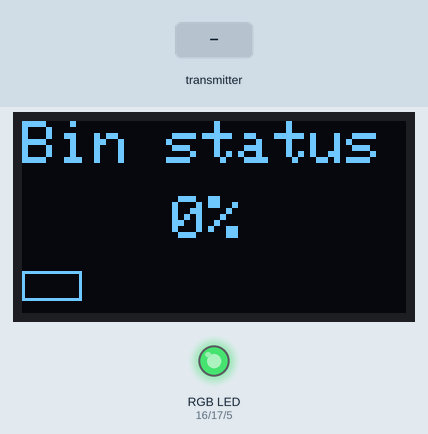
Simulated run of this program. Board: ESP32. Shown: 128×64 one-colour display, an RGB LED mixed from three pins (HIGH = lit). The inputs (shaded band) are chosen by the test bench. Dim RGB values are drawn brighter than linear; what the program prints to the serial monitor is not drawn.

Above: at 2.1 s.
2.2 s: the transmitter starts sending trashPercent = 50
At 3.4 s:
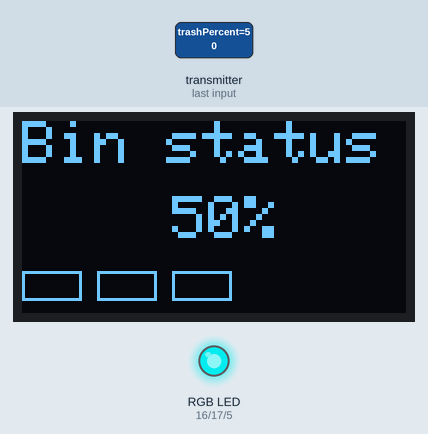
4.5 s: the transmitter starts sending trashPercent = 100
At 5.5 s:
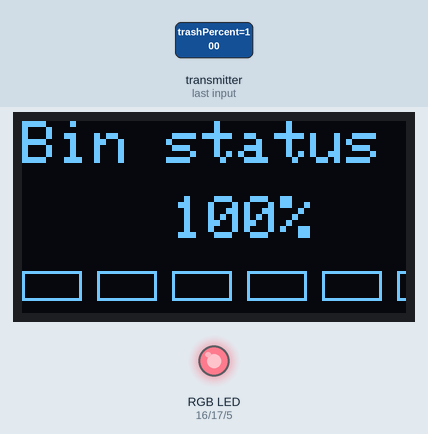
Timing chart, 0 to 7.5 s (numbered marks = the images above; inputs shaded):
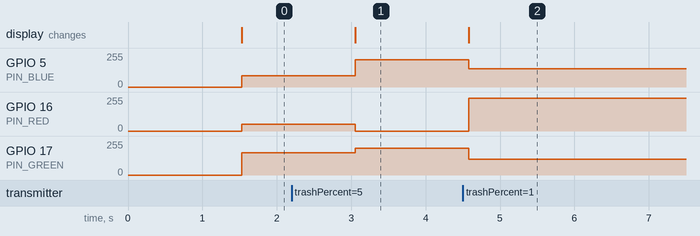

Measured:
- after the input at 2.2 s, GPIO 5 (PIN_BLUE): 83/255 → 204/255 after 0.85 s; GPIO 16 (PIN_RED): 52/255 → 0/255 after 0.85 s; GPIO 17 (PIN_GREEN): 168/255 → 201/255 after 0.85 s; the display: changes after 0.85 s (image 1)
- after the input at 4.5 s, GPIO 5 (PIN_BLUE): 204/255 → 138/255 after 0.08 s; GPIO 16 (PIN_RED): 0/255 → 247/255 after 0.08 s; GPIO 17 (PIN_GREEN): 201/255 → 120/255 after 0.08 s; the display: changes after 0.08 s (image 2)

The program:

main.cpp
```cpp
#include <WiFi.h>
#include <HTTPClient.h>

#include <SPI.h>
#include <Wire.h>

#include <Adafruit_GFX.h>
#include <Adafruit_SSD1306.h>

#include <esp_now.h>
#include <string.h>

using namespace std;

#define SCREEN_WIDTH 128
#define SCREEN_HEIGHT 64

#define PIN_RED 16   // GPIO16
#define PIN_GREEN 17 // GPIO17
#define PIN_BLUE 5   // GPIO5

unsigned long trackTime = 0;
unsigned long timeInterval = 1500;

#define OLED_RESET -1
Adafruit_SSD1306 OLED(SCREEN_WIDTH, SCREEN_HEIGHT, &Wire, OLED_RESET);

uint8_t broadcastAddress[] = {0xA4, 0xCF, 0x12, 0x8F, 0xD1, 0x30};

// Must match the receiver structure
typedef struct struct_message
{
  int trashPercent;
  char message[32];
} struct_message;

enum LED_Light
{
  RED,
  GREEN,
  BLUE,
};

struct_message incomingReadings;

esp_now_peer_info_t peerInfo;

int binData = 0;

void setupLed();

void setupConnection();

void output(String payload);

void outputLED(int percent);

void outputBinStatus(String payload, int percent);

void OnDataRecv(const uint8_t *mac, const uint8_t *incomingData, int len);

void setup()
{
  Serial.begin(9600);
  setupLed();
  setupConnection();

  if (!OLED.begin(SSD1306_SWITCHCAPVCC, 0x3C))
  {
    Serial.println("SSD1306 allocation failed");
  }
  else
  {
    Serial.println("ArdinoAll OLED Start Work !!!");
  }

  if (esp_now_init() != ESP_OK)
  {
    Serial.println("Error initializing ESP-NOW");
  }
  else
  {
    Serial.println("ESP-NOW Init Success");
  }

  memcpy(peerInfo.peer_addr, broadcastAddress, 6);
  peerInfo.channel = 0;
  peerInfo.encrypt = false;

  if (esp_now_add_peer(&peerInfo) != ESP_OK)
  {
    Serial.println("Failed to add peer");
    return;
  }

  esp_now_register_recv_cb(OnDataRecv);
}

void setupLed()
{
  pinMode(PIN_RED, OUTPUT);
  pinMode(PIN_GREEN, OUTPUT);
  pinMode(PIN_BLUE, OUTPUT);
}

void loop()
{
  // Send an HTTP POST request every 5 seconds
  if ((millis() - trackTime) > timeInterval)
  {

    String payload = String(to_string(binData).c_str());
    output(payload);
    trackTime = millis();
  }
}

void output(String payload)
{
  int percent = payload.toInt();
  outputBinStatus(payload, percent);
  outputLED(percent);
}

void outputLED(int percent)
{
  LED_Light status;
  if (percent < 50)
  {
    status = GREEN;
  }
  else if (percent < 75)
  {
    status = BLUE;
  }
  else
  {
    status = RED;
  }

  switch (status)
  {
  case RED:
    analogWrite(PIN_RED, 247);
    analogWrite(PIN_GREEN, 120);
    analogWrite(PIN_BLUE, 138);
    break;

  case GREEN:
    analogWrite(PIN_RED, 52);
    analogWrite(PIN_GREEN, 168);
    analogWrite(PIN_BLUE, 83);
    break;

  case BLUE:
    analogWrite(PIN_RED, 0);
    analogWrite(PIN_GREEN, 201);
    analogWrite(PIN_BLUE, 204);
    break;

  default:
    break;
  }
}

void outputBinStatus(String payload, int percent)
{
  OLED.clearDisplay();             // ลบภาพในหน้าจอทั้งหมด
  OLED.setTextColor(WHITE, BLACK); // กำหนดข้อความสีขาว ฉากหลังสีดำ
  OLED.setCursor(0, 0);            // กำหนดตำแหน่ง x,y ที่จะแสดงผล
  OLED.setTextSize(2);             // กำหนดขนาดตัวอักษร
  OLED.println("Bin status");
  OLED.setTextSize(2); // กำหนดขนาดตัวอักษร
  OLED.setCursor(50, 25);
  String str = payload + "%";
  OLED.println(str);

  OLED.setTextSize(1);
  OLED.setTextColor(BLACK, WHITE); // กลับสีข้อความกับพื้นหลัง

  int battery = map(percent, 0, 100, 0, 5);

  for (int i = 0; i <= battery; i++)
  {
    OLED.drawRect(0 + (i * 25), 50, 20, 10, WHITE);
  }

  OLED.display(); // สั่งให้จอแสดงผล
}

void setupConnection()
{
  WiFi.mode(WIFI_MODE_STA);

  // 3C:61:05:03:9B:14
  Serial.println(WiFi.macAddress());

  Serial.println("\nConnecting");
}

void OnDataRecv(const uint8_t *mac, const uint8_t *incomingData, int len)
{
  memcpy(&incomingReadings, incomingData, sizeof(incomingReadings));
  Serial.print("Message received: ");
  Serial.println(incomingReadings.message);
  Serial.print("TrashPercent: ");
  Serial.println(incomingReadings.trashPercent);
  binData = incomingReadings.trashPercent;
}
```
